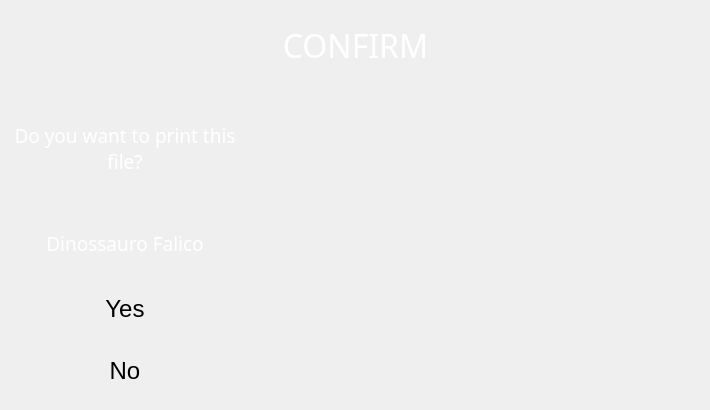
  <widget class="QWidget" name="confirm_page">
   <property name="sizePolicy">
    <sizepolicy hsizetype="MinimumExpanding" vsizetype="MinimumExpanding">
     <horstretch>1</horstretch>
     <verstretch>1</verstretch>
    </sizepolicy>
   </property>
   <property name="minimumSize">
    <size>
     <width>710</width>
     <height>400</height>
    </size>
   </property>
   <property name="maximumSize">
    <size>
     <width>720</width>
     <height>420</height>
    </size>
   </property>
   <property name="layoutDirection">
    <enum>Qt::LeftToRight</enum>
   </property>
   <widget class="QWidget" name="horizontalLayoutWidget_7">
    <property name="geometry">
     <rect>
      <x>10</x>
      <y>10</y>
      <width>691</width>
      <height>71</height>
     </rect>
    </property>
    <layout class="QHBoxLayout" name="cf_header_title">
     <item>
      <widget class="QLabel" name="confirm_title_label">
       <property name="minimumSize">
        <size>
         <width>0</width>
         <height>60</height>
        </size>
       </property>
       <property name="maximumSize">
        <size>
         <width>16777215</width>
         <height>60</height>
        </size>
       </property>
       <property name="font">
        <font>
         <family>Momcake</family>
         <pointsize>24</pointsize>
        </font>
       </property>
       <property name="layoutDirection">
        <enum>Qt::RightToLeft</enum>
       </property>
       <property name="styleSheet">
        <string notr="true">background: transparent; color: white;</string>
       </property>
       <property name="text">
        <string>CONFIRM</string>
       </property>
       <property name="alignment">
        <set>Qt::AlignCenter</set>
       </property>
       <property name="class" stdset="0">
        <string>title_text</string>
       </property>
      </widget>
     </item>
    </layout>
   </widget>
   <widget class="QWidget" name="horizontalLayoutWidget_8">
    <property name="geometry">
     <rect>
      <x>10</x>
      <y>90</y>
      <width>691</width>
      <height>311</height>
     </rect>
    </property>
    <layout class="QHBoxLayout" name="cf_content_vertical_layout">
     <item>
      <layout class="QVBoxLayout" name="cf_content_horizontal_layout">
       <item alignment="Qt::AlignHCenter|Qt::AlignVCenter">
        <widget class="QLabel" name="cf_info">
         <property name="enabled">
          <bool>true</bool>
         </property>
         <property name="minimumSize">
          <size>
           <width>230</width>
           <height>60</height>
          </size>
         </property>
         <property name="maximumSize">
          <size>
           <width>250</width>
           <height>60</height>
          </size>
         </property>
         <property name="font">
          <font>
           <family>Montserrat</family>
           <pointsize>14</pointsize>
          </font>
         </property>
         <property name="styleSheet">
          <string notr="true">background: transparent; color: white;</string>
         </property>
         <property name="text">
          <string>Do you want to print this file?</string>
         </property>
         <property name="alignment">
          <set>Qt::AlignCenter</set>
         </property>
         <property name="wordWrap">
          <bool>true</bool>
         </property>
        </widget>
       </item>
       <item alignment="Qt::AlignHCenter">
        <widget class="QLabel" name="cf_file_name">
         <property name="enabled">
          <bool>true</bool>
         </property>
         <property name="minimumSize">
          <size>
           <width>0</width>
           <height>60</height>
          </size>
         </property>
         <property name="maximumSize">
          <size>
           <width>16777215</width>
           <height>60</height>
          </size>
         </property>
         <property name="font">
          <font>
           <family>Montserrat</family>
           <pointsize>14</pointsize>
          </font>
         </property>
         <property name="styleSheet">
          <string notr="true">background: transparent; color: white;</string>
         </property>
         <property name="text">
          <string>Dinossauro Falico</string>
         </property>
         <property name="alignment">
          <set>Qt::AlignCenter</set>
         </property>
         <property name="wordWrap">
          <bool>true</bool>
         </property>
        </widget>
       </item>
       <item>
        <layout class="QVBoxLayout" name="cf_confirm_layout">
         <property name="spacing">
          <number>2</number>
         </property>
         <property name="sizeConstraint">
          <enum>QLayout::SetFixedSize</enum>
         </property>
         <property name="leftMargin">
          <number>0</number>
         </property>
         <property name="topMargin">
          <number>0</number>
         </property>
         <property name="rightMargin">
          <number>0</number>
         </property>
         <property name="bottomMargin">
          <number>0</number>
         </property>
         <item alignment="Qt::AlignHCenter|Qt::AlignVCenter">
          <widget class="BlocksCustomButton" name="confirm_yes_text_label">
           <property name="minimumSize">
            <size>
             <width>150</width>
             <height>60</height>
            </size>
           </property>
           <property name="maximumSize">
            <size>
             <width>150</width>
             <height>60</height>
            </size>
           </property>
           <property name="font">
            <font>
             <family>MS Shell Dlg 2</family>
             <pointsize>18</pointsize>
             <italic>false</italic>
             <stylestrategy>PreferAntialias</stylestrategy>
            </font>
           </property>
           <property name="mouseTracking">
            <bool>false</bool>
           </property>
           <property name="tabletTracking">
            <bool>true</bool>
           </property>
           <property name="contextMenuPolicy">
            <enum>Qt::NoContextMenu</enum>
           </property>
           <property name="layoutDirection">
            <enum>Qt::LeftToRight</enum>
           </property>
           <property name="styleSheet">
            <string notr="true"/>
           </property>
           <property name="text">
            <string>Yes</string>
           </property>
           <property name="autoDefault">
            <bool>false</bool>
           </property>
           <property name="flat">
            <bool>true</bool>
           </property>
           <property name="class" stdset="0">
            <string>menu_btn</string>
           </property>
           <property name="borderLeftPixmap" stdset="0">
            <pixmap resource="resources/button_resources.qrc">:/button_borders/media/buttons/btn_part1.svg</pixmap>
           </property>
           <property name="borderCenterPixmap" stdset="0">
            <pixmap resource="resources/button_resources.qrc">:/button_borders/media/buttons/btn_part2.svg</pixmap>
           </property>
           <property name="borderRightPixmap" stdset="0">
            <pixmap resource="resources/button_resources.qrc">:/button_borders/media/buttons/btn_part3.svg</pixmap>
           </property>
           <property name="button_type" stdset="0">
            <string>normal</string>
           </property>
          </widget>
         </item>
         <item alignment="Qt::AlignHCenter|Qt::AlignVCenter">
          <widget class="BlocksCustomButton" name="confirm_no_text_label">
           <property name="sizePolicy">
            <sizepolicy hsizetype="Fixed" vsizetype="Fixed">
             <horstretch>0</horstretch>
             <verstretch>0</verstretch>
            </sizepolicy>
           </property>
           <property name="minimumSize">
            <size>
             <width>150</width>
             <height>60</height>
            </size>
           </property>
           <property name="maximumSize">
            <size>
             <width>150</width>
             <height>60</height>
            </size>
           </property>
           <property name="font">
            <font>
             <family>MS Shell Dlg 2</family>
             <pointsize>18</pointsize>
             <italic>false</italic>
             <stylestrategy>PreferAntialias</stylestrategy>
            </font>
           </property>
           <property name="mouseTracking">
            <bool>false</bool>
           </property>
           <property name="tabletTracking">
            <bool>true</bool>
           </property>
           <property name="contextMenuPolicy">
            <enum>Qt::NoContextMenu</enum>
           </property>
           <property name="layoutDirection">
            <enum>Qt::LeftToRight</enum>
           </property>
           <property name="styleSheet">
            <string notr="true"/>
           </property>
           <property name="text">
            <string>No</string>
           </property>
           <property name="autoDefault">
            <bool>false</bool>
           </property>
           <property name="flat">
            <bool>true</bool>
           </property>
           <property name="class" stdset="0">
            <string>menu_btn</string>
           </property>
           <property name="borderLeftPixmap" stdset="0">
            <pixmap resource="resources/button_resources.qrc">:/button_borders/media/buttons/btn_part1.svg</pixmap>
           </property>
           <property name="borderCenterPixmap" stdset="0">
            <pixmap resource="resources/button_resources.qrc">:/button_borders/media/buttons/btn_part2.svg</pixmap>
           </property>
           <property name="borderRightPixmap" stdset="0">
            <pixmap resource="resources/button_resources.qrc">:/button_borders/media/buttons/btn_part3.svg</pixmap>
           </property>
           <property name="button_type" stdset="0">
            <string>normal</string>
           </property>
           <property name="icon_pixmap" stdset="0">
            <pixmap/>
           </property>
          </widget>
         </item>
        </layout>
       </item>
      </layout>
     </item>
     <item alignment="Qt::AlignHCenter|Qt::AlignVCenter">
      <widget class="QGraphicsView" name="cf_thumbnail">
       <property name="sizePolicy">
        <sizepolicy hsizetype="Expanding" vsizetype="Expanding">
         <horstretch>1</horstretch>
         <verstretch>1</verstretch>
        </sizepolicy>
       </property>
       <property name="minimumSize">
        <size>
         <width>400</width>
         <height>300</height>
        </size>
       </property>
       <property name="maximumSize">
        <size>
         <width>400</width>
         <height>300</height>
        </size>
       </property>
       <property name="styleSheet">
        <string notr="true">QGraphicsView{
background-color: transparent;
}</string>
       </property>
       <property name="frameShape">
        <enum>QFrame::NoFrame</enum>
       </property>
       <property name="frameShadow">
        <enum>QFrame::Plain</enum>
       </property>
       <property name="verticalScrollBarPolicy">
        <enum>Qt::ScrollBarAlwaysOff</enum>
       </property>
       <property name="horizontalScrollBarPolicy">
        <enum>Qt::ScrollBarAlwaysOff</enum>
       </property>
       <property name="sizeAdjustPolicy">
        <enum>QAbstractScrollArea::AdjustIgnored</enum>
       </property>
       <property name="backgroundBrush">
        <brush brushstyle="NoBrush">
         <color alpha="0">
          <red>0</red>
          <green>0</green>
          <blue>0</blue>
         </color>
        </brush>
       </property>
       <property name="renderHints">
        <set>QPainter::Antialiasing|QPainter::SmoothPixmapTransform|QPainter::TextAntialiasing</set>
       </property>
       <property name="viewportUpdateMode">
        <enum>QGraphicsView::SmartViewportUpdate</enum>
       </property>
      </widget>
     </item>
    </layout>
   </widget>
  </widget>
